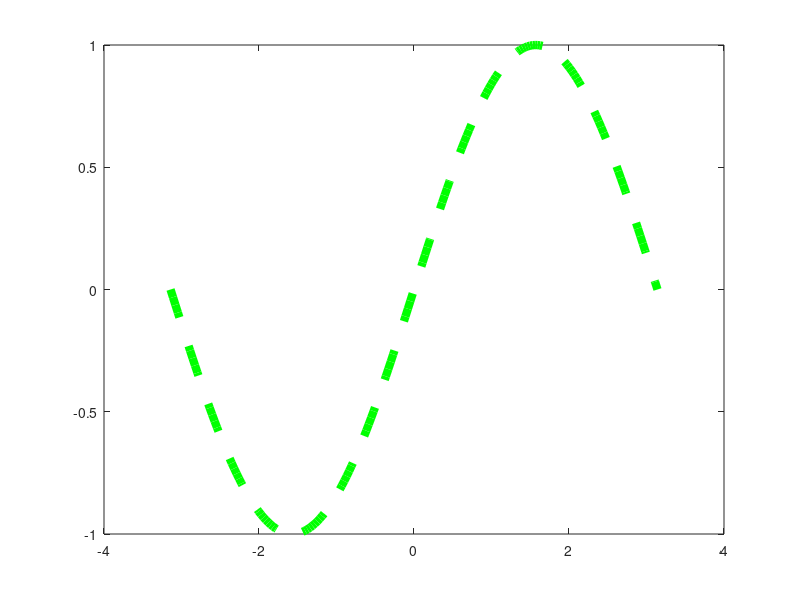
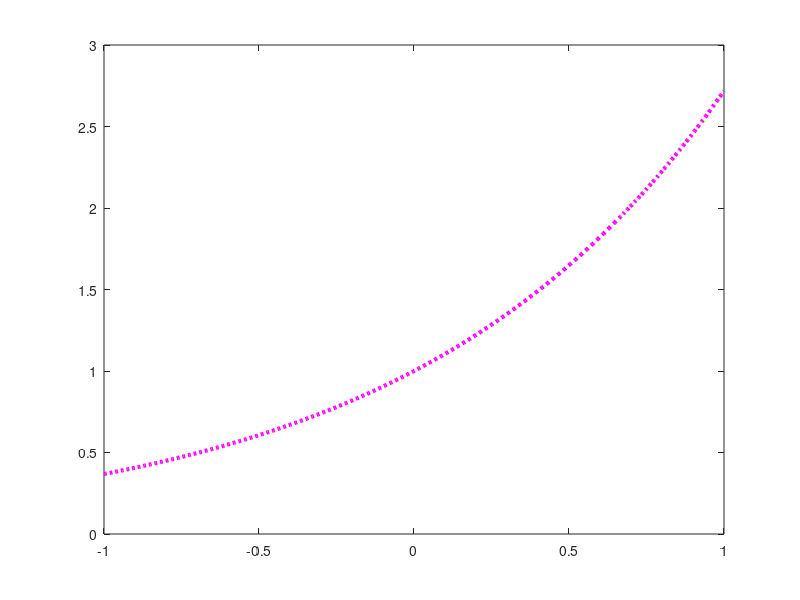
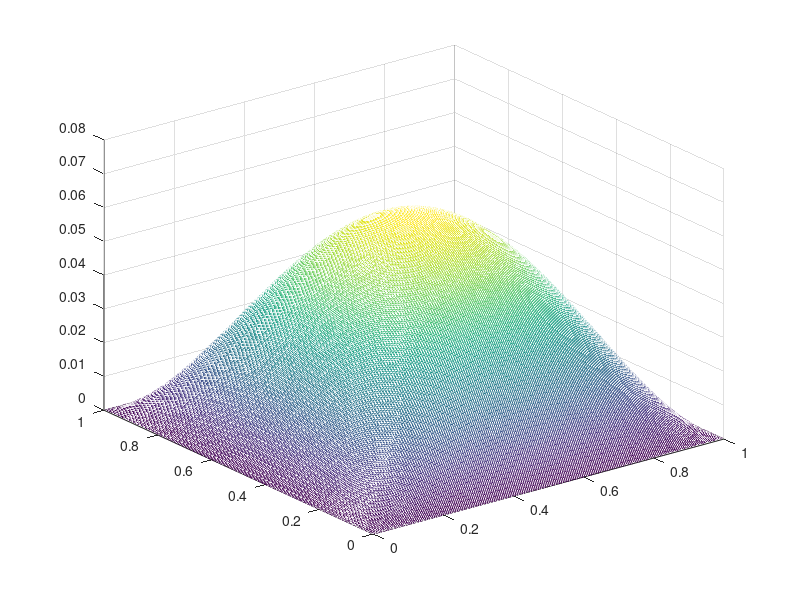
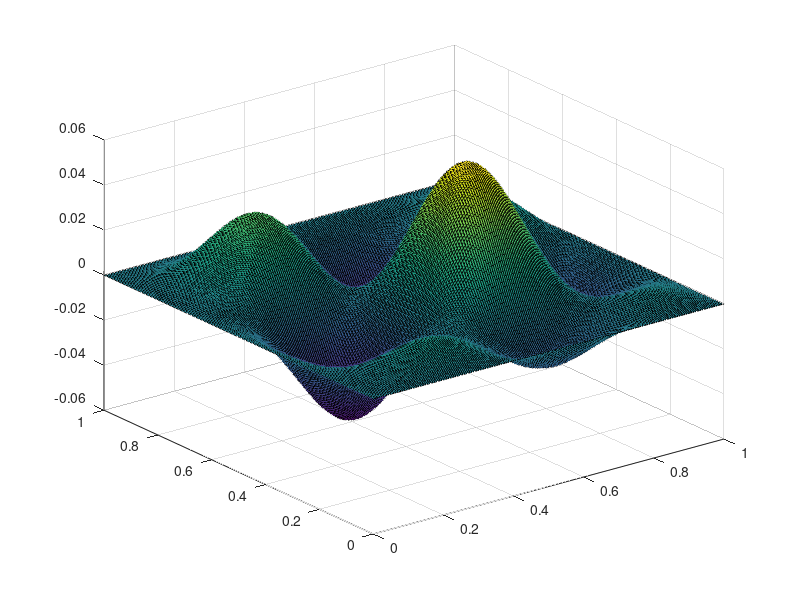

MATLAB code for these plots, in order:

%%%%%%%%  ES 1

x = [1:-0.1:0];
% a)
x([1 4 3])
% b)
x([1:2:7 10]) = zeros(1,5)
%c)
x([1 2 5]) = [0.5*ones(1,2) -0.3]
%d)
y = x(end:-1:1)

%%%%%%%%  ES 2

A = [1 2 3 4;5 6 7 8;9 10 11 12]
%a)
size(A)
%b)
B = A.*A
%c)
%B = A*A  % non si puo' fare!
%d)
B = A'*A
%e)
B = A*A'
%f)
A(1:2,4)
A(:,3)  % equivalente A(1:3,3)
A(1:2,:)  % equivalente A(1:2,1:4)

%g)
A(3,2) = A(1,1)
%%% finire i punti h) e i)

%%%%%%%%  ES 3

n = 40;
B = zeros(n,n); % uquivalenet a B = zeros(10)
for i = 1:n
    B(i,i)=5;
    if i<n
       B(i,i+1) = 3;
       B(i+1,i) = -1;
    end
end

B
size(B)


%%%%%%%%  ES 3 - seconda versione

n = 10;
d = 5*ones(1,n);
cs = 3*ones(1,n-1);
ci = -ones(1,n-1);
B=diag(d,0) + diag(cs,1) + diag(ci,-1);

B(:,[6 9]) = 2;
B([5 8],:) = 2;
B

%%%%%%%%  ES 4

A = [1:6;5:10;9:14;15:20]
%a)
B = A(:,end:-1:1)
%b)
C = A(:,[2:2:end])
%c) fare
%d)
E = A([1 4 3],[5 2])
%e)
v = zeros(1,4);
for k=1:4
    v(k) = A(k,k);
end
v
v2 = diag(A)

%%%%%%%%  ES 5

%a)
close all
x = linspace(-pi,pi,200);
y = sin(x);
plot(x,y,'--g','LineWidth',6)
%b)
figure
x=linspace(-1,1,444);
y = exp(x);  %%% NO e^x!!!!!!!!
plot(x,y,':m','LineWidth',3)
%c)
figure
x = linspace(-5,5); % linspace(-5,5,100)
y = exp(-x.^2);
plot(x,y,'-c','LineWidth',3)

%%%%%%%%  ES 6


close all
teta = linspace(0,2*pi,200);
rho = 1+1/2*cos(16*teta);
x = rho.*cos(teta);
y = rho.*sin(teta);
plot(x,y)
axis equal


%%%%%%%%  ES 7

close all
t = linspace(0,40*pi,800);
a=1;
b=-2;
x = a*cos(t);
y = a*sin(t);
z = b*t;
plot3(x,y,z)


%%%%%%%%  ES 8

close all
x = linspace(0,1,200);
y = linspace(0,1,200);

[X,Y] = meshgrid(x,y);
f = X.*(X-1).*Y.*(Y-1);

mesh(X,Y,f)

figure

f = X.*(X-1).*sin(8*X).*Y.*(Y-1).*cos(8*Y);
surf(X,Y,f)
